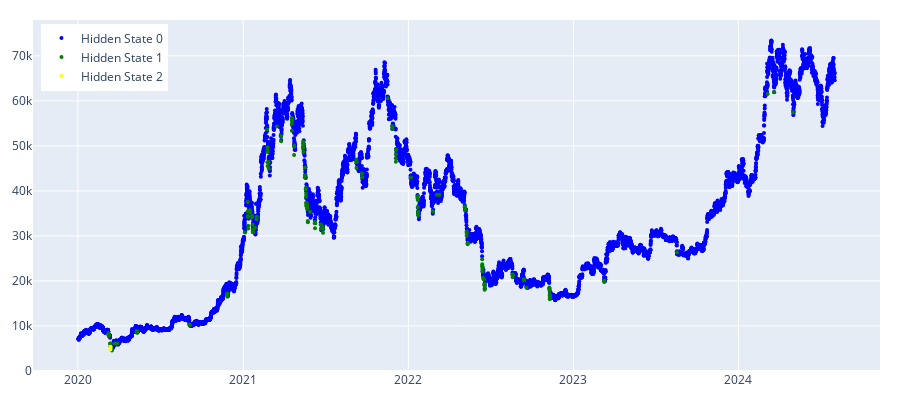

Notebook code for this chart:
### Markdown cell above
### AgglomerativeClustering

### Code cell
params = {'n_clusters': 3, 'linkage': 'complete', 'metric': 'manhattan', 'random_state': 100}
clustering = regime_detection.get_regimes_clustering(prices_array, params)
clustering_states = clustering.fit_predict(prices_array)
plot_hidden_states(np.array(clustering_states), prices[['btc_close']])
plot_hidden_states2(np.array(clustering_states), prices[['btc_close']])

### Figure 1 — Plotly figure (JSON) as saved in the notebook; plotly's stock layout.template omitted (floating-point values rounded to 4 significant figures; data arrays with more than 128 entries replaced by an {"elided": "..."} marker saying what was removed)
{"data": [{"marker": {"color": "blue", "size": 4}, "mode": "markers", "name": "Hidden State 0", "type": "scatter", "x": {"elided": "9852 str values"}, "y": {"elided": "9852 float values"}}, {"marker": {"color": "green", "size": 4}, "mode": "markers", "name": "Hidden State 1", "type": "scatter", "x": {"elided": "183 str values"}, "y": {"elided": "183 float values"}}, {"marker": {"color": "yellow", "size": 4}, "mode": "markers", "name": "Hidden State 2", "type": "scatter", "x": ["2020-03-12 20:00:00", "2020-03-13 00:00:00", "2020-03-13 04:00:00"], "y": [4765.0, 5155.0, 5374.0]}], "layout": {"height": 400, "legend": {"x": 0.01, "xanchor": "left", "y": 0.99, "yanchor": "top"}, "margin": {"b": 20, "l": 20, "r": 20, "t": 20}, "width": 900}}
